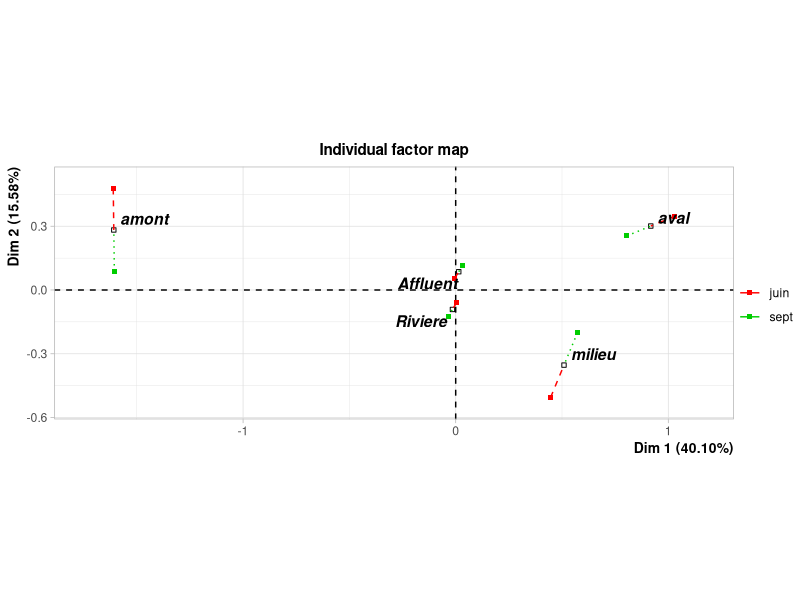
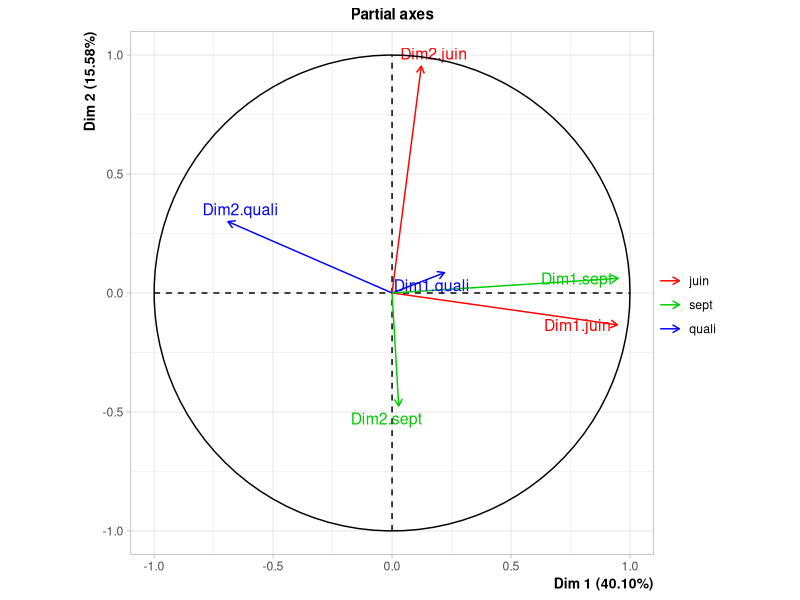
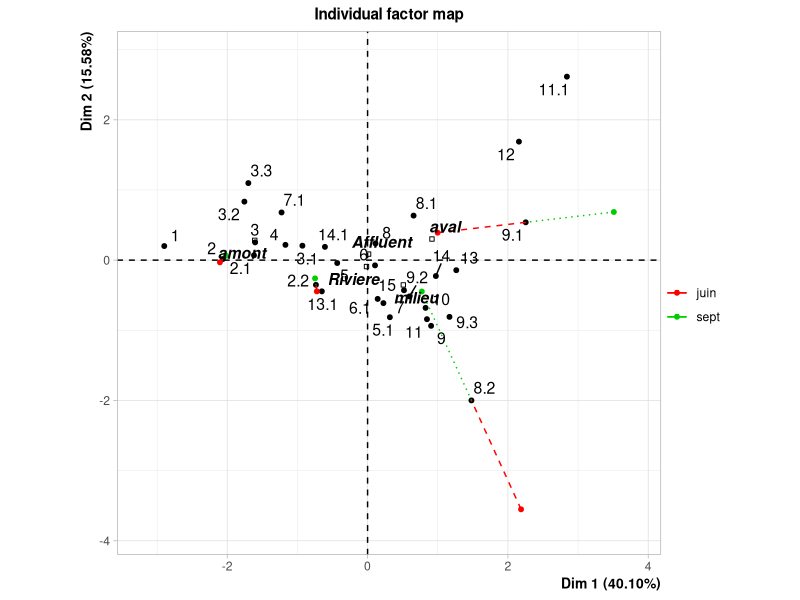
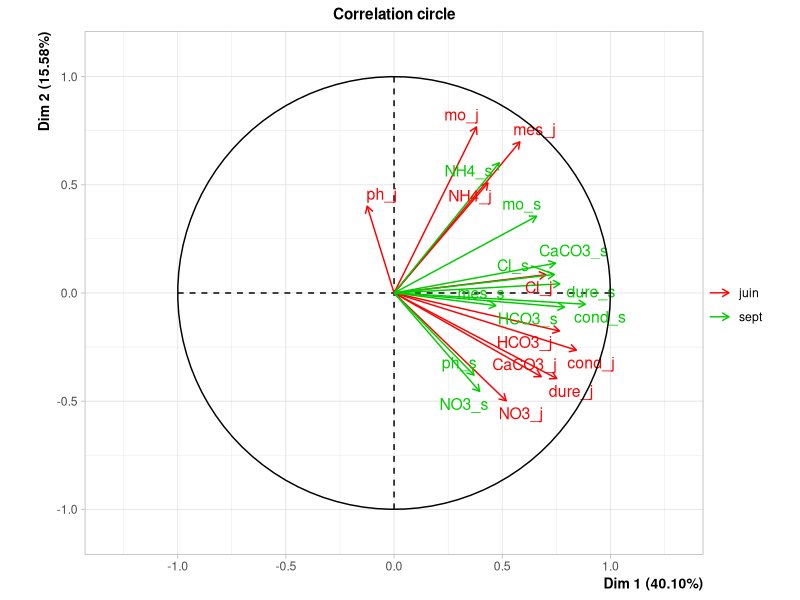
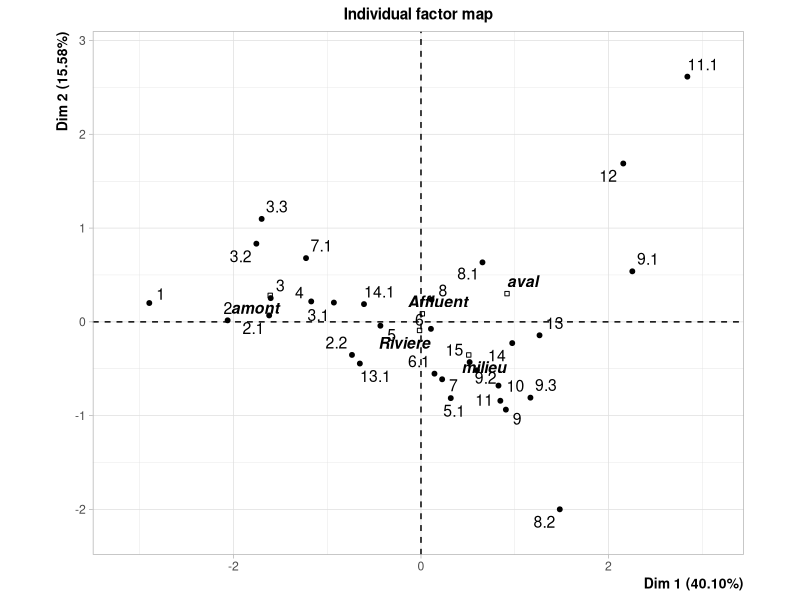
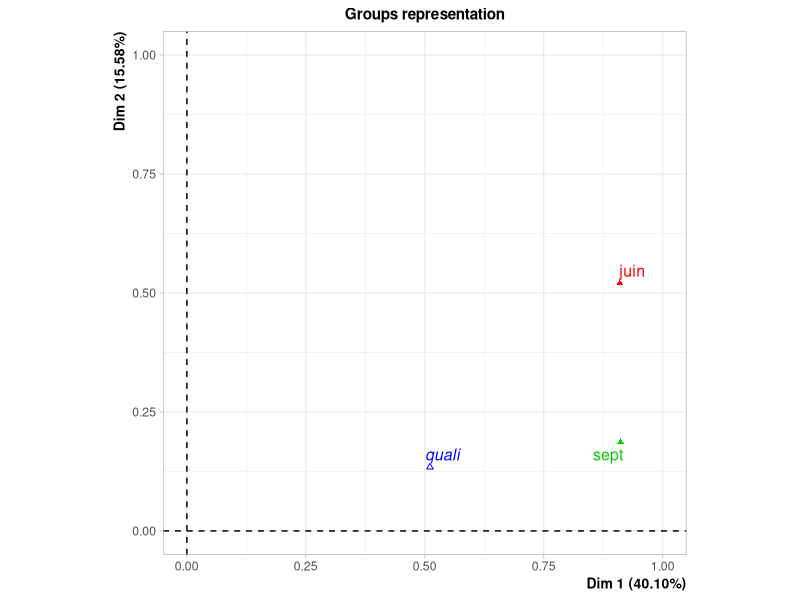
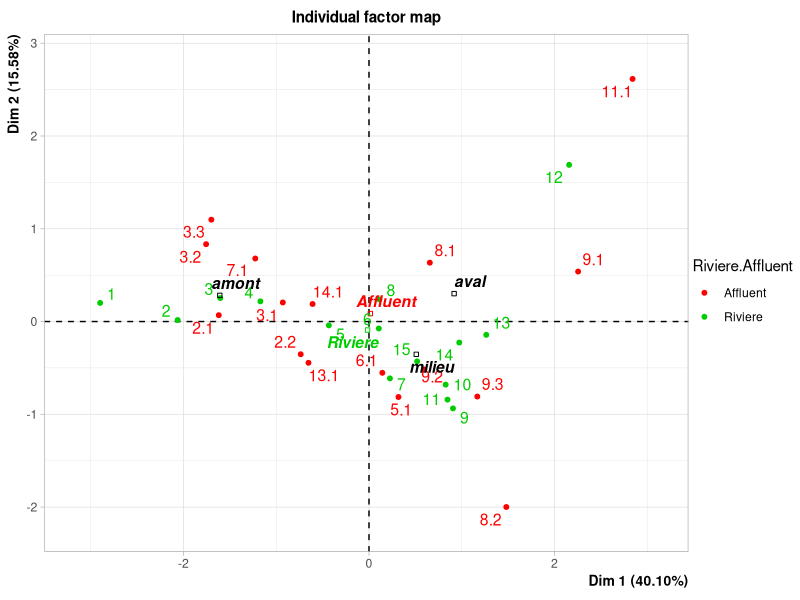
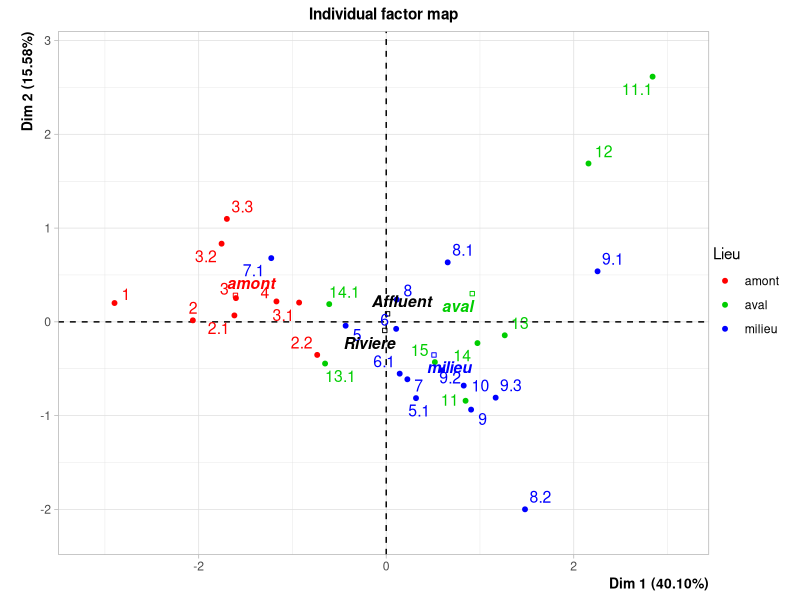

Write R code to recreate these figures, in order.
#######################################################
## Jeu de données rivière données juin et septembre ###
#######################################################

## Importation des données

setwd("C:/Users/husson/AOBox/Travail/huss/Enseign/cours/Analyse donnees/FC_cepe/data ecologie")
riviere <- read.table("riviere_juin_sept.csv",sep=";",header=TRUE,row.names=1,fileEncoding="latin1")
summary(riviere)
library(FactoMineR)

## AFM

res=MFA(riviere,group=c(2,10,10),type=c("n","s","s"),num.group.sup=1,name.group=c("quali","juin","sept"))
plot(res,hab=1)
plot(res,hab=2)

## Classification
res.hcpc <- HCPC(res,nb.clust=3)
res.hcpc$desc.var
